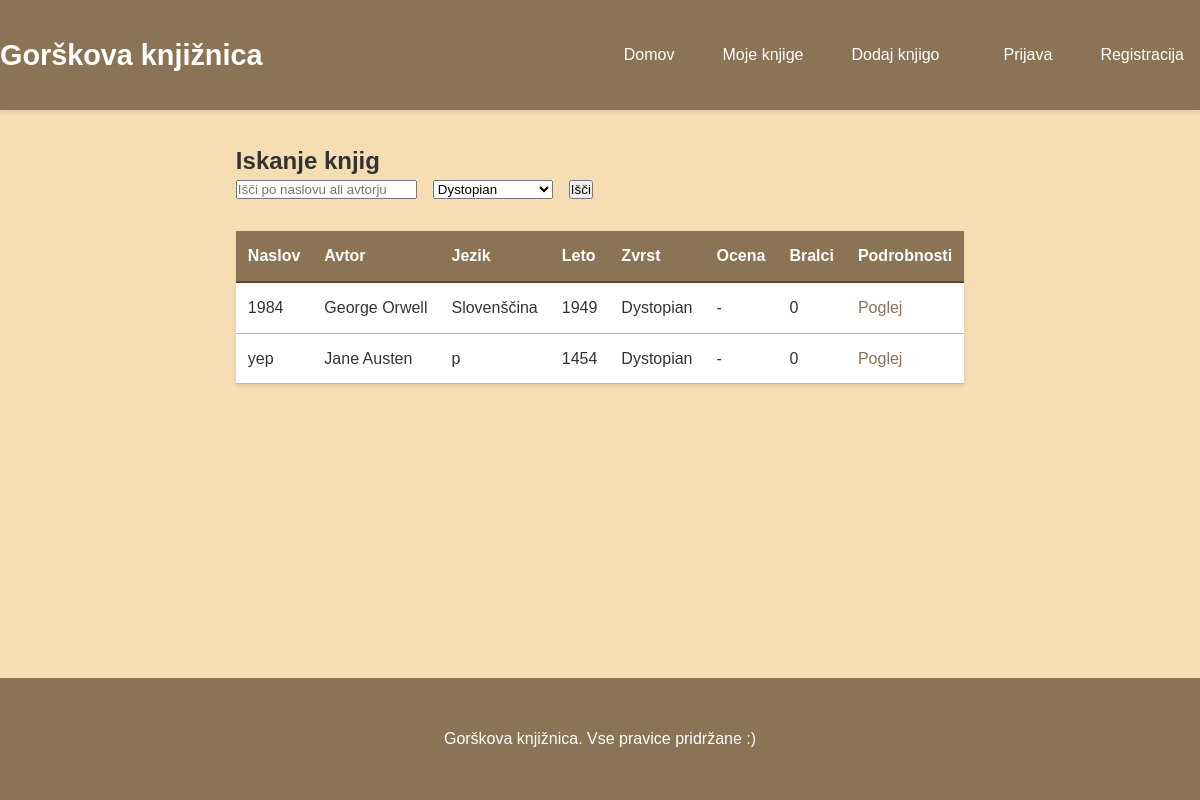
Screenshot of /index.php?genre=1 with the database file from the repository.
### tables this page shows
CREATE TABLE `books` (
  `books_id` int(11) NOT NULL,
  `title` varchar(255) NOT NULL,
  `language` varchar(50) DEFAULT NULL,
  `publication_year` int(11) DEFAULT NULL,
  `edition_number` varchar(20) DEFAULT NULL,
  `added_by` int(11) DEFAULT NULL,
  `genre_id` int(11) DEFAULT NULL,
  `authors_id` int(11) DEFAULT NULL
);

CREATE TABLE `authors` (
  `authors_id` int(11) NOT NULL,
  `first_name` varchar(50) NOT NULL,
  `last_name` varchar(50) NOT NULL
);

CREATE TABLE `genres` (
  `genre_id` int(11) NOT NULL,
  `name` varchar(50) NOT NULL,
  `description` text DEFAULT NULL
);

### index.php (the view, shortened to what this page needs)
<?php
require_once 'config.php';
$search = isset($_GET['search']) ? mysqli_real_escape_string($conn, trim($_GET['search'])) : '';
$genre = isset($_GET['genre']) ? (int)$_GET['genre'] : '';
$query = "SELECT b.*,
          AVG(ubs.rating) as avg_rating,
          COUNT(ubs.user_id) as total_readers,
          a.first_name as author_first_name,
          a.last_name as author_last_name,
          g.name as genre_name
          FROM books b
          LEFT JOIN users_books_status ubs ON b.books_id = ubs.books_id AND ubs.status = 'read'
          JOIN authors a ON b.authors_id = a.authors_id
          JOIN genres g ON b.genre_id = g.genre_id";
if ($genre) {
    $query .= $search ? " AND" : " WHERE";
    $query .= " g.genre_id = $genre";
}
$query .= " GROUP BY b.books_id ORDER BY b.title";
$result = mysqli_query($conn, $query);
$genres_result = mysqli_query($conn, "SELECT * FROM genres ORDER BY name");
?>
<?php include 'header.php'; ?>
<h2>Iskanje knjig</h2>
<form method="GET" action="" class="search-form">
    <input type="text" name="search" placeholder="Išči po naslovu ali avtorju" value="<?php echo htmlspecialchars($search); ?>">
    <select name="genre">
        <?php while ($genre_row = mysqli_fetch_assoc($genres_result)): ?>
            <option value="<?php echo (int)$genre_row['genre_id']; ?>"
                    <?php echo ($genre == $genre_row['genre_id']) ? 'selected' : ''; ?>>
                <?php echo htmlspecialchars($genre_row['name']); ?>
            </option>
        <?php endwhile; ?>
    </select>
    <input type="submit" value="Išči">
</form>
<table class="books-table">
    <tr>
        <th>Naslov</th>
        <th>Avtor</th>
        <th>Jezik</th>
        <th>Leto</th>
        <th>Zvrst</th>
        <th>Ocena</th>
        <th>Bralci</th>
        <th>Podrobnosti</th>
    </tr>
    <?php while ($book = mysqli_fetch_assoc($result)): ?>
        <tr>
            <td><?php echo htmlspecialchars($book['title']); ?></td>
            <td><?php echo htmlspecialchars($book['author_first_name'] . ' ' . $book['author_last_name']); ?></td>
            <td><?php echo htmlspecialchars($book['language']); ?></td>
            <td><?php echo (int)$book['publication_year']; ?></td>
            <td><?php echo htmlspecialchars($book['genre_name']); ?></td>
            <td><?php echo $book['avg_rating'] ? number_format($book['avg_rating'], 1) : '-'; ?></td>
            <td><?php echo (int)$book['total_readers']; ?></td>
            <td><a href="book_details.php?id=<?php echo (int)$book['books_id']; ?>">Poglej</a></td>
        </tr>
    <?php endwhile; ?>
</table>
<?php include 'footer.php'; ?>

### style.css (style rules this page uses)
* { margin: 0; padding: 0; box-sizing: border-box; }
html, body { height: 100%; }
body { font-family: Arial, sans-serif; line-height: 1.6; color: #333; background-color: #F5DEB3; display: flex; flex-direction: column; min-height: 100vh; }
.search-form { margin-bottom: 2rem; display: flex; gap: 1rem; align-items: center; }
.books-table { width: 100%; border-collapse: collapse; margin-top: 1rem; background-color: #FFFFFF; box-shadow: 0 2px 4px rgba(0,0,0,0.1); }
.books-table th { background-color: #8B7355; color: #FFFFFF; padding: 0.75rem; text-align: left; border-bottom: 2px solid #654321; }
.books-table td { padding: 0.75rem; border-bottom: 1px solid #D2B48C; background-color: #FFFFFF; }
.books-table tr { background-color: #FFFFFF; }
.books-table a { color: #8B7355; text-decoration: none; }

### rows the page displays
books: title "1984", authors.last_name "George Orwell", language "Slovenščina", publication_year "1949", genre.name "Dystopian", total_readers "0"
books: title "yep", authors.last_name "Jane Austen", language "p", publication_year "1454", genre.name "Dystopian", total_readers "0"

### other values shown
form field genre "Dystopian"
